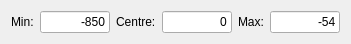
  <widget class="QWidget" name="layoutWidget_9">
   <property name="geometry">
    <rect>
     <x>30</x>
     <y>500</y>
     <width>351</width>
     <height>35</height>
    </rect>
   </property>
   <layout class="QHBoxLayout" name="horizontalLayout_12">
    <item>
     <widget class="QLabel" name="label_27">
      <property name="text">
       <string>Min:</string>
      </property>
     </widget>
    </item>
    <item>
     <widget class="QLineEdit" name="leftLipMin">
      <property name="text">
       <string>-850</string>
      </property>
      <property name="alignment">
       <set>Qt::AlignRight|Qt::AlignTrailing|Qt::AlignVCenter</set>
      </property>
     </widget>
    </item>
    <item>
     <widget class="QLabel" name="label_28">
      <property name="text">
       <string>Centre:</string>
      </property>
     </widget>
    </item>
    <item>
     <widget class="QLineEdit" name="leftLipTrim">
      <property name="text">
       <string>0</string>
      </property>
      <property name="alignment">
       <set>Qt::AlignRight|Qt::AlignTrailing|Qt::AlignVCenter</set>
      </property>
     </widget>
    </item>
    <item>
     <widget class="QLabel" name="label_29">
      <property name="text">
       <string>Max:</string>
      </property>
     </widget>
    </item>
    <item>
     <widget class="QLineEdit" name="leftLipMax">
      <property name="text">
       <string>-54</string>
      </property>
      <property name="alignment">
       <set>Qt::AlignRight|Qt::AlignTrailing|Qt::AlignVCenter</set>
      </property>
     </widget>
    </item>
   </layout>
  </widget>
